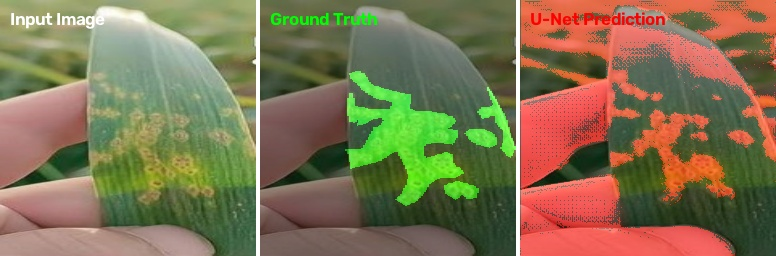
#> input picture project_audit/segmentation_visual_examples/triplet_01_garlic_rust_103.jpg, 776 x 256 px
$ python -i severity_estimator.py   (imports and definitions only)
#> lines starting #> are read from the running program, lines starting #| are printed output that depends on the picture; after the words box and inside, x2 and y2 are one past the last pixel; in counts of white or black regions, pixels touching at a corner belong together
"""
severity_estimator.py
=====================
Computes quantitative disease damage percentage and foliar lesion localization
from predicted segmentation masks and multi-spectral foliar boundary analysis:
- Multi-spectral leaf canopy extraction (healthy green + chlorotic yellow + necrotic brown + LAB a* channel)
- Internal lesion hole filling to ensure accurate total foliar denominator
- Leaf boundary reliability assessment (compactness, solidity, border occlusion checks)
- Empirical verification of healthy leaves (detects discrepancies when classifier says healthy but U-Net detects lesions)
- Connected lesion contour analysis & bounding box extraction
- Severity categorization: None (0%), Low (0-10%), Medium (10-25%), High (25-50%), Critical (>50%)
- Alpha-blended visual overlay highlighting necrotic/chlorotic lesion sites
"""

import cv2
import numpy as np
from typing import Dict, Any, List, Tuple, Optional

class SeverityEstimator:
    def __init__(
        self,
        threshold_low: float = 10.0,
        threshold_medium: float = 25.0,
        threshold_high: float = 50.0,
        binary_mask_threshold: float = 0.5,
        healthy_noise_floor_pct: float = 1.5
    ):
        self.th_low = threshold_low
        self.th_med = threshold_medium
        self.th_high = threshold_high
        self.mask_thresh = binary_mask_threshold
        self.healthy_noise_floor = healthy_noise_floor_pct

    def segment_leaf_tissue(self, bgr_image: np.ndarray) -> Tuple[np.ndarray, Dict[str, Any]]:
        """
        Extracts valid foliar leaf canopy mask using multi-spectral color spaces:
        - HSV: Green canopy, yellow chlorosis, brown necrosis
        - LAB: a* channel separation for chlorophyll-rich tissue
        - Morphological hole filling: ensures internal dark spots are counted as canopy

        Returns:
            Tuple of (binary_leaf_mask, reliability_metrics)
        """
        h, w = bgr_image.shape[:2]
        total_pixels = h * w

        hsv = cv2.cvtColor(bgr_image, cv2.COLOR_BGR2HSV)
        lab = cv2.cvtColor(bgr_image, cv2.COLOR_BGR2LAB)

        # 1. Color range masks
        # Green healthy foliage (Hue 20-95)
        mask_green = cv2.inRange(hsv, np.array([20, 20, 20]), np.array([95, 255, 255]))
        # Chlorotic yellow foliage (Hue 10-26)
        mask_chlorotic = cv2.inRange(hsv, np.array([10, 25, 30]), np.array([26, 255, 255]))
        # Necrotic brown/dark lesions (Hue 0-18 and 160-180 with minimum saturation/value)
        mask_necrotic_1 = cv2.inRange(hsv, np.array([0, 25, 20]), np.array([18, 255, 220]))
        mask_necrotic_2 = cv2.inRange(hsv, np.array([160, 25, 20]), np.array([180, 255, 220]))

        # LAB a* channel (chlorophyll absorbs red, shifting a* lower than neutral 128)
        a_channel = lab[:, :, 1]
        mask_lab_foliar = cv2.inRange(a_channel, 0, 126)

        # Combine all foliar color cues
        combined_foliar = cv2.bitwise_or(mask_green, mask_chlorotic)
        combined_foliar = cv2.bitwise_or(combined_foliar, mask_necrotic_1)
        combined_foliar = cv2.bitwise_or(combined_foliar, mask_necrotic_2)
        combined_foliar = cv2.bitwise_or(combined_foliar, mask_lab_foliar)

        # Background exclusion for neutral lab/table backgrounds (low saturation & low or high brightness)
        s_channel = hsv[:, :, 1]
        v_channel = hsv[:, :, 2]
        neutral_bg = (s_channel < 18) & ((v_channel < 35) | (v_channel > 235))
        combined_foliar[neutral_bg] = 0

        # Free temporary color arrays immediately
        del hsv, lab, mask_green, mask_chlorotic, mask_necrotic_1, mask_necrotic_2, mask_lab_foliar, a_channel, s_channel, v_channel, neutral_bg

        # 2. Morphological cleanup: smooth boundaries
        kernel_close = cv2.getStructuringElement(cv2.MORPH_ELLIPSE, (7, 7))
        cleaned = cv2.morphologyEx(combined_foliar, cv2.MORPH_CLOSE, kernel_close, iterations=2)
        kernel_open = cv2.getStructuringElement(cv2.MORPH_ELLIPSE, (3, 3))
        cleaned = cv2.morphologyEx(cleaned, cv2.MORPH_OPEN, kernel_open, iterations=1)

        # 3. Fill internal holes: ensure dead necrotic spots inside the leaf perimeter are included in canopy denominator
        contours, hierarchy = cv2.findContours(cleaned, cv2.RETR_CCOMP, cv2.CHAIN_APPROX_SIMPLE)
        filled_leaf = np.zeros((h, w), dtype=np.uint8)
        if contours and hierarchy is not None:
            for i, cnt in enumerate(contours):
                # If external contour with area >= 100 pixels
                if hierarchy[0][i][3] == -1 and cv2.contourArea(cnt) >= 100:
                    cv2.drawContours(filled_leaf, [cnt], -1, 255, cv2.FILLED)

        # 4. Reliability Evaluation
        leaf_pixels = int(cv2.countNonZero(filled_leaf))
        leaf_ratio = leaf_pixels / total_pixels if total_pixels > 0 else 0.0

        # Check contour solidity and borders
        solidity = 0.0
        border_touches = 0
        if leaf_pixels > 0 and len(contours) > 0:
            largest_cnt = max(contours, key=cv2.contourArea)
            hull = cv2.convexHull(largest_cnt)
            hull_area = cv2.contourArea(hull)
            solidity = cv2.contourArea(largest_cnt) / hull_area if hull_area > 0 else 0.0

            # Check if leaf boundary touches multiple image borders (indicating cropped leaf or full frame background)
            x, y, bw, bh = cv2.boundingRect(largest_cnt)
            if x <= 2: border_touches += 1
            if y <= 2: border_touches += 1
            if x + bw >= w - 3: border_touches += 1
            if y + bh >= h - 3: border_touches += 1

        if leaf_pixels < total_pixels * 0.04:
            reliability = "LOW"
            reliability_reason = "Foliar area too small (< 4% of frame). Possible non-leaf image or severe under-exposure."
        elif leaf_ratio > 0.98 and border_touches >= 3:
            reliability = "MODERATE"
            reliability_reason = "Canopy fills entire camera frame (>98%). Leaf perimeter boundaries estimated using image frame."
        elif solidity < 0.35 and leaf_ratio < 0.20:
            reliability = "LOW"
            reliability_reason = "Segmented foliar mask is highly fragmented. Cluttered background or poor focus suspected."
        elif border_touches >= 3:
            reliability = "MODERATE"
            reliability_reason = "Leaf is partially occluded by frame boundaries."
        else:
            reliability = "HIGH"
            reliability_reason = "Clear foliar canopy boundary with high contour confidence."

        metrics = {
            "reliability": reliability,
            "reason": reliability_reason,
            "leaf_pixel_ratio": round(leaf_ratio, 4),
            "solidity": round(solidity, 4),
            "border_touches": border_touches
        }

        return filled_leaf, metrics

    def calculate_severity(
        self,
        bgr_image: np.ndarray,
        predicted_mask_prob: Optional[np.ndarray] = None,
        is_healthy_prediction: bool = False,
        classification_confidence: float = 100.0,
        force_independent_segmentation: bool = True,
        segmentation_ready: bool = True
    ) -> Dict[str, Any]:
        """
        Calculates affected area percentage and extracts lesion contours.

        Args:
            bgr_image: uint8 BGR original image (H, W, 3)
            predicted_mask_prob: 2D float array in [0, 1] representing lesion probability map from U-Net
            is_healthy_prediction: if classification model determined the leaf is healthy
            classification_confidence: classification model's confidence percentage
            force_independent_segmentation: if True, never bypasses segmentation even for healthy prediction
            segmentation_ready: whether trained U-Net was available and validated
        """
        h, w = bgr_image.shape[:2]
        total_pixels = h * w
        fallbacks_applied: List[str] = []

        # 1. Obtain multi-spectral leaf canopy mask
        leaf_mask, reliability_metrics = self.segment_leaf_tissue(bgr_image)
        leaf_pixel_count = int(cv2.countNonZero(leaf_mask))
        canopy_ratio = leaf_pixel_count / total_pixels if total_pixels > 0 else 0.0

        # Boundary reliability assignment
        boundary_reliability = reliability_metrics["reliability"]
        canopy_too_small = canopy_ratio < 0.04

        # Preserve raw U-Net probability map statistics if provided
        mask_prob_stats = None
        if predicted_mask_prob is not None:
            mask_prob_stats = {
                "min": float(np.min(predicted_mask_prob)),
                "max": float(np.max(predicted_mask_prob)),
                "mean": float(np.mean(predicted_mask_prob)),
                "shape": list(predicted_mask_prob.shape)
            }

        # Handle canopy too small (< 4% of frame)
        # CRITICAL FIX: Never set leaf_pixel_count = total_pixels to prevent counting background pixels as leaf lesions!
        if canopy_too_small:
            fallbacks_applied.append("CANOPY_TOO_SMALL_FALLBACK")
            return {
                "affected_percentage": 0.0,
                "raw_affected_percentage": 0.0,
                "noise_filtered_percentage": 0.0,
                "affected_percentage_status": "UNRELIABLE_CANOPY_TOO_SMALL",
                "severity_level": "Unavailable (Unreliable Leaf Boundary)",
                "severity_reliability": "UNRELIABLE",
                "severity_confidence": 0.0,
                "is_approximate": True,
                "diseased_pixels": 0,
                "leaf_pixels": leaf_pixel_count,
                "lesion_count": 0,
                "bounding_boxes": [],
                "method": "Foliar Boundary Verification (Rejected - Canopy < 4%)",
                "fallbacks_applied": fallbacks_applied,
                "is_canopy_relative": False,
                "leaf_boundary_reliability": "LOW",
                "leaf_boundary_metrics": reliability_metrics,
                "discrepancy_detected": False,
                "discrepancy_note": None,
                "recommendation": "Leaf occupies less than 4% of image. Please capture a closer, centered photo of the affected crop leaf.",
                "disclaimer": "Notice: Foliar area is too small (<4% of frame) to establish reliable leaf boundaries. Severity calculation stopped to prevent background contamination.",
                "mask_prob_stats": mask_prob_stats
            }

        # 2. Obtain disease lesion mask from U-Net or color-space fallback
        if predicted_mask_prob is not None and segmentation_ready:
            if predicted_mask_prob.shape[:2] != (h, w):
                predicted_mask_prob = cv2.resize(predicted_mask_prob, (w, h), interpolation=cv2.INTER_LINEAR)
            lesion_binary = (predicted_mask_prob >= self.mask_thresh).astype(np.uint8) * 255
            method_used = "Deep Learning U-Net Lesion Segmentation (PlantSeg trained)"
        else:
            # Multi-spectral HSV lesion detection (chlorosis + necrosis)
            fallbacks_applied.append("COLOR_SPACE_LESION_FALLBACK")
            hsv = cv2.cvtColor(bgr_image, cv2.COLOR_BGR2HSV)
            chlorosis = cv2.inRange(hsv, np.array([12, 40, 50]), np.array([24, 255, 255]))
            necrosis = cv2.inRange(hsv, np.array([3, 35, 25]), np.array([16, 255, 180]))
            lesion_raw = cv2.bitwise_or(chlorosis, necrosis)
            lesion_binary = cv2.bitwise_and(lesion_raw, leaf_mask)
            method_used = "Multi-spectral Color-space Lesion Masking Fallback"

        # STRICT: Always restrict lesions to strictly within the segmented leaf boundary
        lesion_binary = cv2.bitwise_and(lesion_binary, leaf_mask)
        diseased_pixel_count = int(cv2.countNonZero(lesion_binary))

        # 3. Calculate quantitative affected percentage
        if leaf_pixel_count > 0:
            raw_affected_pct = (diseased_pixel_count / leaf_pixel_count) * 100.0
        else:
            raw_affected_pct = 0.0
        raw_affected_pct = round(min(100.0, max(0.0, raw_affected_pct)), 2)

        # 4. Handle Healthy-Class Verification & Discrepancy Detection
        # CRITICAL FIX: Preserve original detected lesions; do not erase lesion mask!
        discrepancy_detected = False
        discrepancy_note = None
        noise_filtered_pct = raw_affected_pct

        if is_healthy_prediction:
            if raw_affected_pct > self.healthy_noise_floor:
                # Discrepancy: Classifier predicted healthy, but U-Net detected real lesion clusters!
                discrepancy_detected = True
                discrepancy_note = (
                    f"Classification / Segmentation Discrepancy: Classifier categorized foliage as Healthy "
                    f"({classification_confidence:.1f}% confidence), but spatial segmentation detected {raw_affected_pct:.1f}% "
                    f"lesion area. Latent stress, early-stage pathogen colonization, or atypical chlorosis suspected."
                )
                severity_level = "Discrepancy (Review Required)"
                recommendation = "Inspection required: potential early lesion detected despite healthy classification. Field inspection recommended."
                noise_filtered_pct = raw_affected_pct
            else:
                # Low segmentation score consistent with healthy foliage (noise floor)
                # Keep raw_affected_pct intact; set noise_filtered_pct to 0.0; DO NOT zero out lesion_binary
                noise_filtered_pct = 0.0
                severity_level = "None (Healthy)"
                # CRITICAL FIX: Do NOT claim "Crop foliage verified healthy based only on low segmentation"
                recommendation = "No significant foliar lesions detected above noise threshold. Classification indicates healthy foliage (Subject to field inspection)."
        else:
            # Standard diseased severity classification based on raw_affected_pct
            if raw_affected_pct <= self.th_low:
                severity_level = "Low"
                recommendation = "Early-stage or localized stress. Monitor leaf progression and apply preventative management."
            elif raw_affected_pct <= self.th_med:
                severity_level = "Medium"
                recommendation = "Moderate foliar infection. Targeted organic or localized chemical intervention recommended."
            elif raw_affected_pct <= self.th_high:
                severity_level = "High"
                recommendation = "Significant foliar canopy damage. Rapid curative treatment required to prevent yield loss."
            else:
                severity_level = "Critical"
                recommendation = "Extensive systemic foliar destruction (>50% leaf area). Immediate agronomic intervention or quarantine recommended."

        # 5. Extract lesion bounding boxes from contours
        contours, _ = cv2.findContours(lesion_binary, cv2.RETR_EXTERNAL, cv2.CHAIN_APPROX_SIMPLE)
        bounding_boxes = []
        for cnt in contours:
            area = cv2.contourArea(cnt)
            if area >= 20: # filter tiny single-pixel speckles
                x, y, bw, bh = cv2.boundingRect(cnt)
                bounding_boxes.append({
                    "x": int(x),
                    "y": int(y),
                    "width": int(bw),
                    "height": int(bh),
                    "area_pixels": int(area)
                })

        # Sort by area descending, keep top 15
        bounding_boxes.sort(key=lambda b: -b["area_pixels"])
        bounding_boxes = bounding_boxes[:15]

        # 6. Reliability Scoring & Severity Confidence
        # CRITICAL FIX: Treat MODERATE boundary reliability as an approximate result
        if boundary_reliability == "LOW":
            severity_reliability = "UNRELIABLE"
            affected_percentage_status = "APPROXIMATE_BOUNDARIES_UNRELIABLE"
            is_approximate = True
            severity_confidence = 35.0
            disclaimer = (
                f"Notice: Leaf boundaries could not be reliably segmented ({reliability_metrics['reason']}). "
                f"The reported affected percentage ({raw_affected_pct:.1f}%) is an unverified approximation."
            )
        elif boundary_reliability == "MODERATE":
            severity_reliability = "APPROXIMATE"
            affected_percentage_status = "APPROXIMATE_BOUNDARIES_PARTIAL"
            is_approximate = True
            severity_confidence = 65.0
            disclaimer = (
                f"Notice: Leaf boundary is partially occluded ({reliability_metrics['reason']}). "
                f"Affected area percentage ({raw_affected_pct:.1f}%) is considered approximate."
            )
        else: # HIGH
            severity_reliability = "RELIABLE"
            affected_percentage_status = "MEASURED_EMPIRICAL"
            is_approximate = False
            severity_confidence = 90.0 if segmentation_ready else 70.0
            disclaimer = "Pixel coverage provides an empirical damage estimate for decision-support and should be validated with field inspection."

        if not segmentation_ready:
            fallbacks_applied.append("UNET_UNAVAILABLE_FALLBACK")

        return {
            "affected_percentage": raw_affected_pct,
            "raw_affected_percentage": raw_affected_pct,
            "noise_filtered_percentage": noise_filtered_pct,
            "affected_percentage_status": affected_percentage_status,
            "severity_level": severity_level,
            "severity_reliability": severity_reliability,
            "severity_confidence": severity_confidence,
            "is_approximate": is_approximate,
            "diseased_pixels": diseased_pixel_count,
            "leaf_pixels": leaf_pixel_count,
            "lesion_count": len(bounding_boxes),
            "bounding_boxes": bounding_boxes,
            "method": method_used,
            "fallbacks_applied": fallbacks_applied,
            "is_canopy_relative": True,
            "leaf_boundary_reliability": boundary_reliability,
            "leaf_boundary_metrics": reliability_metrics,
            "discrepancy_detected": discrepancy_detected,
            "discrepancy_note": discrepancy_note,
            "recommendation": recommendation,
            "disclaimer": disclaimer,
            "mask_prob_stats": mask_prob_stats
        }

    # [24 lines left out: function generate_segmentation_overlay, not called in this run]

>>> import cv2
>>> picture = cv2.imread('../../../project_audit/segmentation_visual_examples/triplet_01_garlic_rust_103.jpg')
#> picture is the input picture: shape (256, 776, 3); mean B, G, R 81.4, 115.4, 128.7
>>> result = SeverityEstimator().calculate_severity(picture)
#> in segment_leaf_tissue, `mask_green = cv2.inRange(hsv, np.array([20, 20, 20]), np.array([95, 25..`:
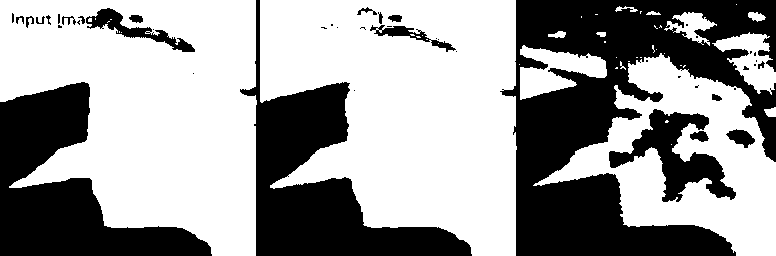
#> mask_green: shape (256, 776); 61.2% white; 46 black regions (26 under 20 px), largest, box (x1, y1, x2, y2) and area: (500, 0, 776, 256) 35849, (240, 0, 472, 256) 17519, (0, 82, 212, 256) 16487
#> in segment_leaf_tissue, `mask_necrotic_1 = cv2.inRange(hsv, np.array([0, 25, 20]), np.array([18..`:
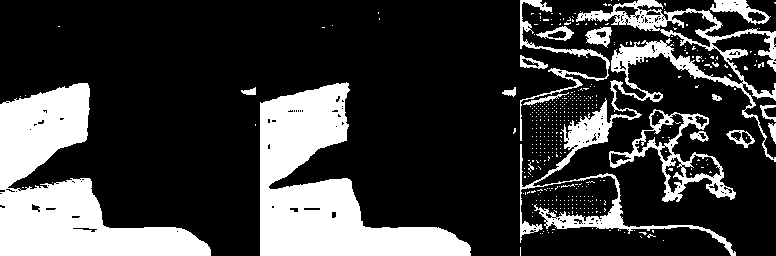
#> mask_necrotic_1: shape (256, 776); 23.9% white; 426 white regions (405 under 20 px), largest, box (x1, y1, x2, y2) and area: (260, 82, 471, 256) 16124, (0, 83, 211, 256) 16039, (520, 0, 776, 256) 8810
#> in segment_leaf_tissue, `a_channel = lab[:, :, 1]`:
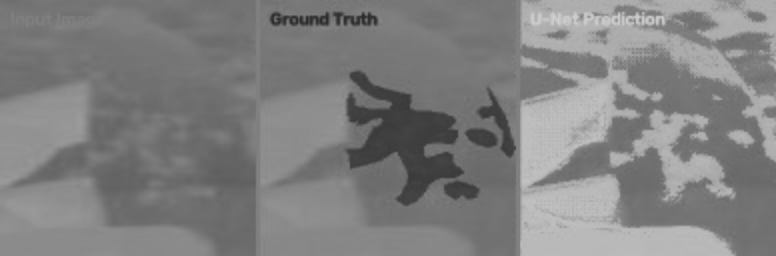
#> a_channel: shape (256, 776); min 43, max 207, mean 128.3
#> in segment_leaf_tissue, `s_channel = hsv[:, :, 1]`:
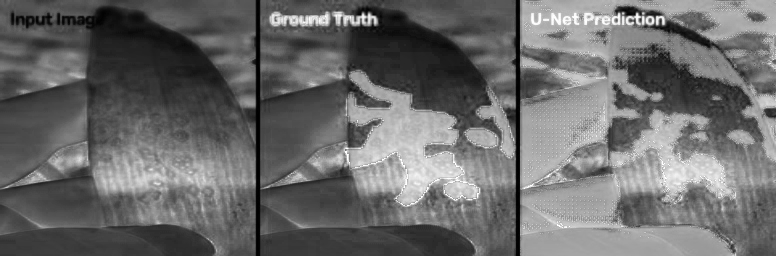
#> s_channel: shape (256, 776); min 0, max 255, mean 106.7
#> in segment_leaf_tissue, `v_channel = hsv[:, :, 2]`:
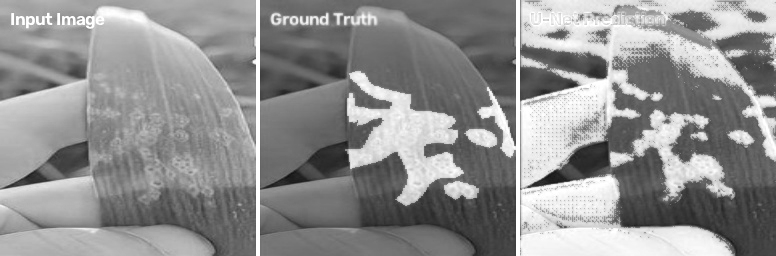
#> v_channel: shape (256, 776); min 15, max 255, mean 144.4
#> in segment_leaf_tissue, `neutral_bg = (s_channel < 18) & ((v_channel < 35) | (v_channel > 235))`:
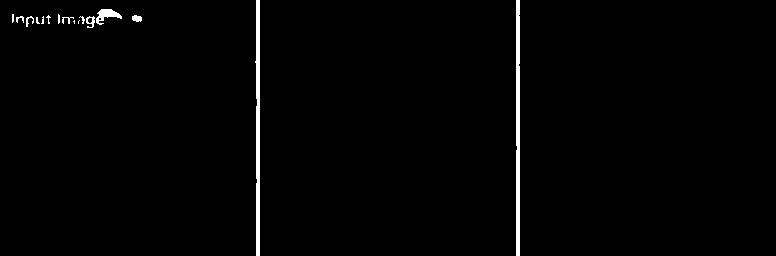
#> neutral_bg: shape (256, 776) bool; 1.3% white; 16 white regions (8 under 20 px), largest, box (x1, y1, x2, y2) and area: (516, 0, 520, 256) 1017, (255, 0, 260, 256) 1015, (96, 9, 122, 25) 199
#> in segment_leaf_tissue, `combined_foliar[neutral_bg] = 0`:
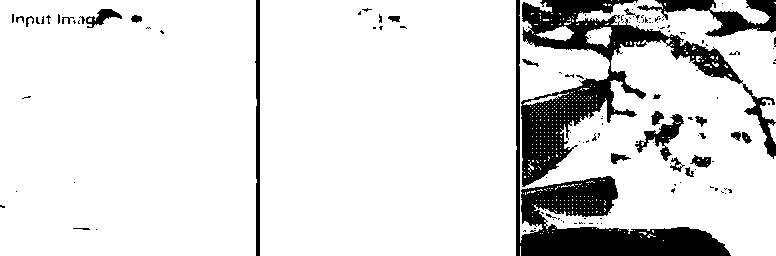
#> combined_foliar: shape (256, 776); 86.8% white; 132 black regions (104 under 20 px), largest, box (x1, y1, x2, y2) and area: (521, 0, 776, 187) 11203, (516, 0, 731, 256) 9335, (637, 0, 776, 37) 1946
#> (the rest of the program and of its run is left out)
